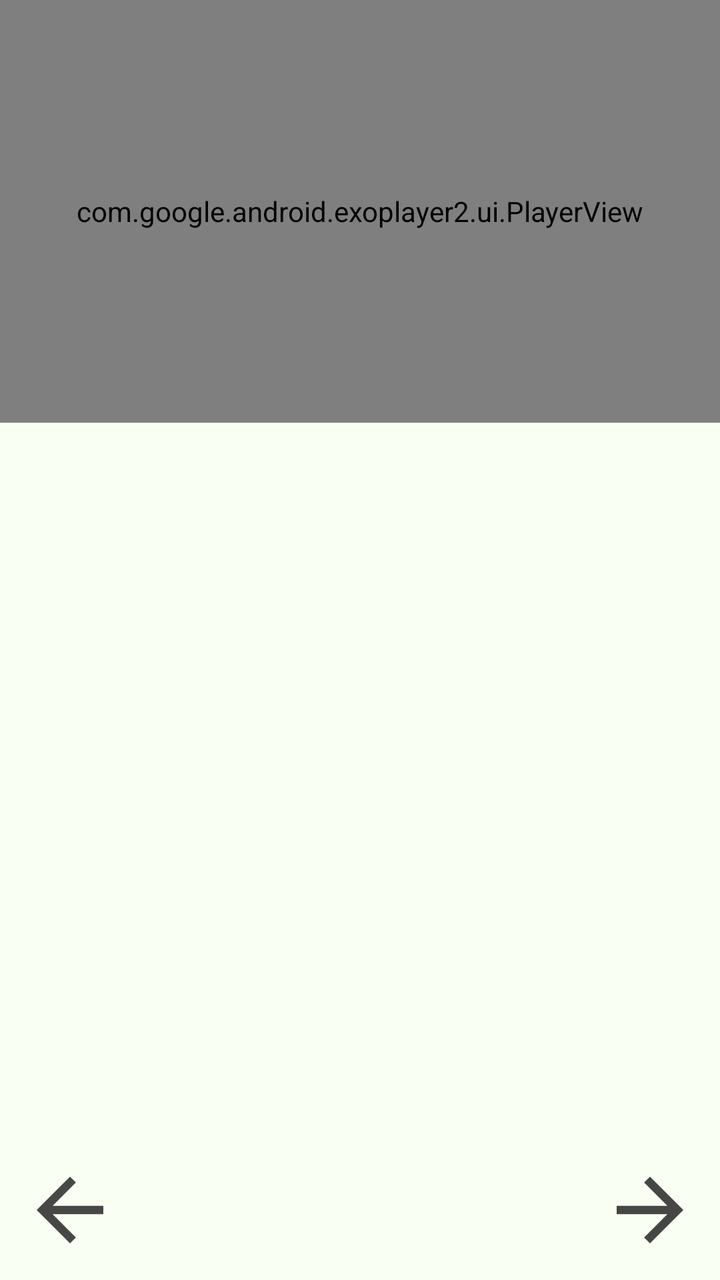
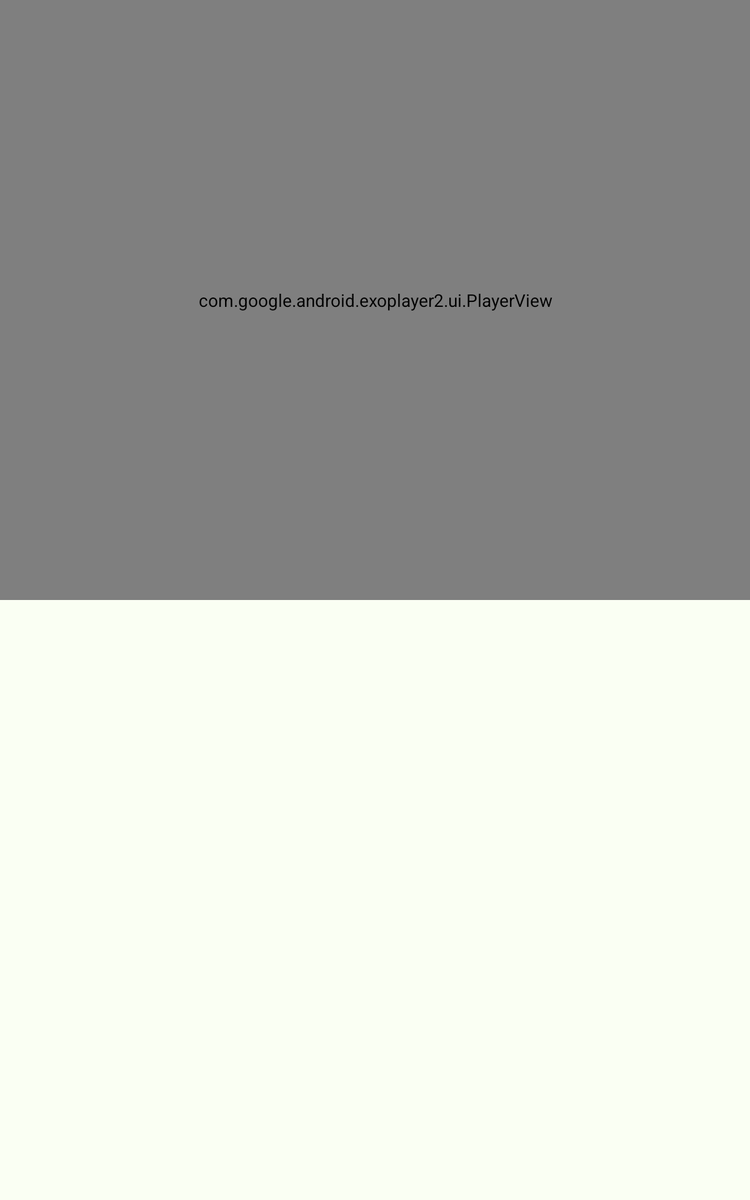

Two renders of one Android screen. The first uses the default layout on a phone; the second uses the alternative layout the repository ships for a different screen configuration, on a matching device. The two XML files are below.
<!-- AndroidManifest.xml: application theme AppTheme -->
<!-- res/layout/fragment_steps.xml -->
<?xml version="1.0" encoding="utf-8"?>
<androidx.constraintlayout.widget.ConstraintLayout xmlns:android="http://schemas.android.com/apk/res/android"
    xmlns:app="http://schemas.android.com/apk/res-auto"
    xmlns:tools="http://schemas.android.com/tools"
    android:layout_width="match_parent"
    android:background="@color/background_color"
    android:layout_height="match_parent"
    tools:context=".fragment_steps">

    <com.google.android.exoplayer2.ui.PlayerView
        android:id="@+id/ingredient_video"
        android:layout_width="match_parent"
        app:rewind_increment="500"
        app:fastforward_increment="1000"
        android:layout_height="0dp"
        app:layout_constraintEnd_toEndOf="parent"
        app:layout_constraintStart_toStartOf="parent"
        app:layout_constraintBottom_toTopOf="@id/guide_line"
        app:layout_constraintTop_toTopOf="parent" />
    <ImageView
        android:id="@+id/ingredient_img"
        android:layout_width="match_parent"
        android:layout_height="0dp"
        android:scaleType="fitCenter"
        android:contentDescription="@string/media_unavailable"
        android:src="@drawable/problem"
        android:visibility="gone"
        app:layout_constraintBottom_toTopOf="@id/guide_line"
        app:layout_constraintEnd_toEndOf="parent"
        app:layout_constraintStart_toStartOf="parent"
        app:layout_constraintTop_toTopOf="parent" />

    <androidx.constraintlayout.widget.Guideline
        android:layout_width="match_parent"
        android:layout_height="match_parent"
        android:id="@+id/guide_line"
        android:orientation="horizontal"
        app:layout_constraintGuide_percent="0.33"/>

    <TextView
        android:id="@+id/txt_steps_description"
        android:layout_width="match_parent"
        android:layout_height="0dp"
        android:gravity="top"

        android:padding="@dimen/average_margin_padding"
        android:textSize="@dimen/normal_text_size"
        app:layout_constraintEnd_toEndOf="parent"
        app:layout_constraintBottom_toTopOf="@id/barrier"
        app:layout_constraintStart_toStartOf="parent"
        app:layout_constraintTop_toBottomOf="@id/guide_line"
        />

    <androidx.constraintlayout.widget.Barrier
        android:layout_width="wrap_content"
        android:orientation="horizontal"
        android:id="@+id/barrier"
        android:layout_height="wrap_content"
        app:constraint_referenced_ids="btn_next,btn_previous"
        app:barrierDirection="top"
        />

    <ImageButton
        android:layout_width="wrap_content"
        android:background="@null"
        android:layout_height="wrap_content"
        app:layout_constraintBottom_toBottomOf="parent"
        android:id="@+id/btn_next"
        android:layout_margin="@dimen/average_margin_padding"
        app:layout_constraintEnd_toEndOf="parent"
        android:src="@drawable/next"/>
    <ImageButton
        android:layout_width="wrap_content"
        android:background="@null"
        android:layout_height="wrap_content"
        app:layout_constraintBottom_toBottomOf="parent"
        android:id="@+id/btn_previous"
        android:rotation="180"
        android:layout_margin="@dimen/average_margin_padding"
        app:layout_constraintStart_toStartOf="parent"
        android:src="@drawable/next"/>

</androidx.constraintlayout.widget.ConstraintLayout>
<!-- resources referenced by this layout -->
<resources>
  <color name="background_color">#FAFFF3</color>
  <dimen name="average_margin_padding">10dp</dimen>
  <dimen name="normal_text_size">18sp</dimen>
  <!-- drawable next (drawable) -->
  <vector android:alpha="0.72" android:height="50dp"
      android:viewportHeight="24.0" android:viewportWidth="24.0"
      android:width="50dp" xmlns:android="http://schemas.android.com/apk/res/android">
      <path android:fillColor="#FF000000" android:pathData="M12,4l-1.41,1.41L16.17,11H4v2h12.17l-5.58,5.59L12,20l8,-8z"/>
  </vector>
  <!-- drawable problem (drawable) -->
  <vector android:alpha="0.72" android:height="200dp"
      android:viewportHeight="24.0" android:viewportWidth="24.0"
      android:width="200dp" xmlns:android="http://schemas.android.com/apk/res/android"
      >
      <path android:fillColor="#7E000000" android:pathData="M1,21h22L12,2 1,21zM13,18h-2v-2h2v2zM13,14h-2v-4h2v4z"/>
  </vector>
  <string name="media_unavailable">Media unavailable</string>
  <style name="AppTheme" parent="Theme.AppCompat.Light.DarkActionBar">
          
          <item name="colorPrimary">@color/colorPrimary</item>
          <item name="colorPrimaryDark">@color/colorPrimaryDark</item>
          <item name="colorAccent">@color/colorAccent</item>
      </style>
  <color name="colorPrimary">#3E6701</color>
  <color name="colorPrimaryDark">#294303</color>
  <color name="colorAccent">#D81B60</color>
</resources>
<!-- res/layout-sw600dp/fragment_steps.xml (the author's variant of the layout above) -->
<!-- drawn on a 7-inch tablet held upright -->
<?xml version="1.0" encoding="utf-8"?>
<androidx.constraintlayout.widget.ConstraintLayout xmlns:android="http://schemas.android.com/apk/res/android"
    xmlns:app="http://schemas.android.com/apk/res-auto"
    xmlns:tools="http://schemas.android.com/tools"
    android:layout_width="match_parent"
    android:layout_height="match_parent"
    android:background="@color/background_color"
    tools:context=".fragment_steps">

    <com.google.android.exoplayer2.ui.PlayerView
        android:id="@+id/ingredient_video"
        android:layout_width="match_parent"
        android:layout_height="0dp"
        app:layout_constraintEnd_toEndOf="parent"
        app:layout_constraintStart_toStartOf="parent"
        app:layout_constraintBottom_toTopOf="@id/guide_line"
        app:layout_constraintTop_toTopOf="parent" />
    <ImageView
        android:id="@+id/ingredient_img"
        android:layout_width="match_parent"
        android:layout_height="0dp"
        android:scaleType="fitCenter"
        android:contentDescription="@string/media_unavailable"
        android:src="@drawable/problem"
        android:visibility="gone"
        app:layout_constraintBottom_toTopOf="@id/guide_line"
        app:layout_constraintEnd_toEndOf="parent"
        app:layout_constraintStart_toStartOf="parent"
        app:layout_constraintTop_toTopOf="parent" />

    <androidx.constraintlayout.widget.Guideline
        android:layout_width="match_parent"
        android:layout_height="match_parent"
        android:id="@+id/guide_line"
        android:orientation="horizontal"
        app:layout_constraintGuide_percent="0.5"/>

    <TextView
        android:id="@+id/txt_steps_description"
        android:layout_width="match_parent"
        android:layout_height="0dp"
        android:gravity="top"
        android:padding="@dimen/average_margin_padding"
        android:textSize="@dimen/normal_text_size"
        app:layout_constraintEnd_toEndOf="parent"
        app:layout_constraintStart_toStartOf="parent"
        app:layout_constraintBottom_toBottomOf="parent"
        app:layout_constraintTop_toBottomOf="@id/guide_line"
        />


</androidx.constraintlayout.widget.ConstraintLayout>
<!-- resources referenced by the variant -->
<!-- as a 7-inch tablet held upright resolves them -->
<resources>
  <color name="background_color">#FAFFF3</color>
  <dimen name="average_margin_padding">10dp</dimen>
  <dimen name="normal_text_size">18sp</dimen>
  <!-- drawable problem (drawable) -->
  <vector android:alpha="0.72" android:height="200dp"
      android:viewportHeight="24.0" android:viewportWidth="24.0"
      android:width="200dp" xmlns:android="http://schemas.android.com/apk/res/android"
      >
      <path android:fillColor="#7E000000" android:pathData="M1,21h22L12,2 1,21zM13,18h-2v-2h2v2zM13,14h-2v-4h2v4z"/>
  </vector>
  <string name="media_unavailable">Media unavailable</string>
  <style name="AppTheme" parent="Theme.AppCompat.Light.DarkActionBar">
          
          <item name="colorPrimary">@color/colorPrimary</item>
          <item name="colorPrimaryDark">@color/colorPrimaryDark</item>
          <item name="colorAccent">@color/colorAccent</item>
      </style>
  <color name="colorPrimary">#3E6701</color>
  <color name="colorPrimaryDark">#294303</color>
  <color name="colorAccent">#D81B60</color>
</resources>
